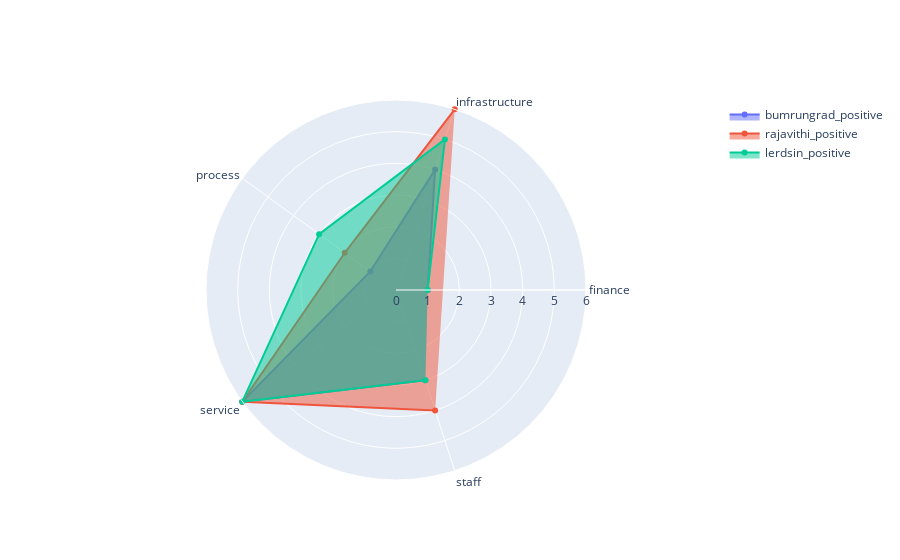

The notebook cell this image was saved under:
### Code cell
import plotly.graph_objects as go

fig = go.Figure()
fig.add_trace(go.Scatterpolar(
      r=bumrungrad_poscount["#"],
      theta= bumrungrad_poscount['category'],
      fill='toself',
      name='bumrungrad_positive'
))
fig.add_trace(go.Scatterpolar(
      r= rajavithi_poscount["#"],
      theta= rajavithi_poscount['category'],
      fill='toself',
      name='rajavithi_positive'
))
fig.add_trace(go.Scatterpolar(
      r= lerdsin_poscount["#"],
      theta=lerdsin_poscount['category'],
      fill='toself',
      name='lerdsin_positive'
))
fig.update_layout(
  polar=dict(
    radialaxis=dict(
      visible=True,
      range=[0, 6]
    )),
  showlegend=True
)
fig.show()

### Figure 1 — Plotly figure (JSON) as saved in the notebook; plotly's stock layout.template omitted (floating-point values rounded to 4 significant figures)
{"data": [{"fill": "toself", "name": "bumrungrad_positive", "r": [1, 4, 1, 6, 3], "theta": ["finance", "infrastructure", "process", "service", "staff"], "type": "scatterpolar"}, {"fill": "toself", "name": "rajavithi_positive", "r": [6, 2, 6, 4], "theta": ["infrastructure", "process", "service", "staff"], "type": "scatterpolar"}, {"fill": "toself", "name": "lerdsin_positive", "r": [1, 5, 3, 6, 3], "theta": ["finance", "infrastructure", "process", "service", "staff"], "type": "scatterpolar"}], "layout": {"polar": {"radialaxis": {"range": [0, 6], "visible": true}}, "showlegend": true}}
